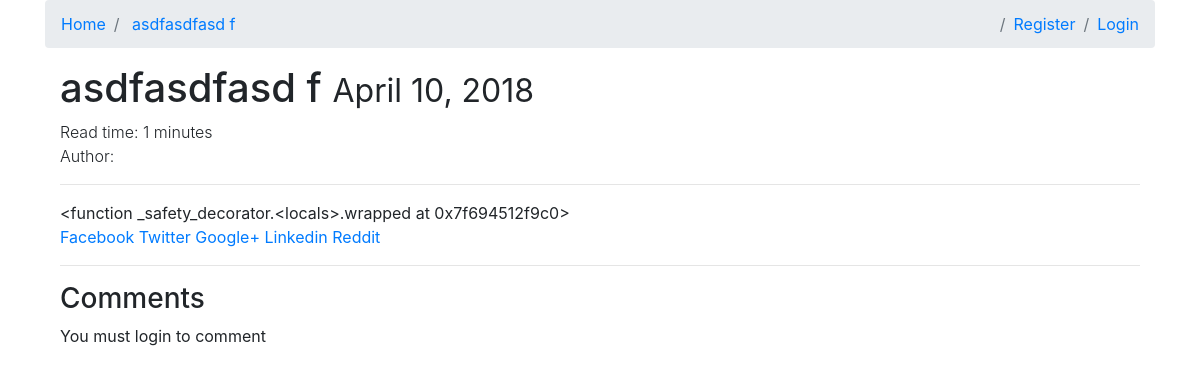
The app's page /asdfasdfasd-f/ with its own data.
### posts/models.py (models this page shows, shortened)
class Post(models.Model):
    user = models.ForeignKey(settings.AUTH_USER_MODEL,
                             default=1, on_delete=models.DO_NOTHING,)
    title = models.CharField(max_length=120)
    slug = models.SlugField(unique=True)
    image = models.ImageField(upload_to=upload_location,
                              null=True, blank=True, height_field='height_field', width_field='width_field')
    height_field = models.IntegerField(default=0)
    width_field = models.IntegerField(default=0)
    content = models.TextField()
    draft = models.BooleanField(default=False)
    publish = models.DateField(auto_now=False, auto_now_add=False)
    read_time = models.IntegerField(default=0)
    updated = models.DateTimeField(auto_now=True, auto_now_add=False)
    timestamp = models.DateTimeField(auto_now=False, auto_now_add=True)
    objects = PostManager()
    def get_absolute_url(self):
        return reverse('posts:detail', kwargs={'slug': self.slug})
    class Meta:
        ordering = ['-timestamp', '-updated']
    def get_markdown(self):
        content = self.content
        markdown_text = markdown(content)
        return mark_safe(markdown_text)
    @property
    def comments(self):
        instance = self
        qs = Comment.objects.filter_by_instance(instance)
        return qs
    @property
    def get_content_type(self):
        instance = self
        content_type = ContentType.objects.get_for_model(instance.__class__)
        return content_type

### posts/views.py (the view, shortened to what this page needs)
# urls.py: path('<slug:slug>/', views.post_detail, name='detail'),
def post_detail(request, slug=None):
    instance = get_object_or_404(Post, slug=slug)
    if instance.draft or instance.publish > timezone.now().date():
        if not request.user.is_staff or not request.user.is_superuser:
            raise Http404
    share_string = quote_plus(instance.content)
    initial_data = {
        'content_type': instance.get_content_type,
        'object_id': instance.id
    }
    form = CommentForm(request.POST or None, initial=initial_data)
    comments = instance.comments
    context = {
        'title': instance.title,
        'instance': instance,
        'share_string': share_string,
        'comments': comments,
        'comment_form': form,
    }
    return render(request, 'post_detail.html', context)

### comments/models.py (called while the page is built)
    def filter_by_instance(self, instance):
        content_type = ContentType.objects.get_for_model(instance.__class__)
        obj_id = instance.id
        qs = super(CommentManager, self).filter(
            content_type=content_type, object_id=obj_id).filter(parent=None)
        return qs

### posts/templatetags/urlify.py (called while the page is built)
@register.filter
def urlify(value):
    return quote_plus(value)

### templates/post_detail.html (shortened to what this page needs)
{% extends "base.html" %}
{% load urlify %}
{% load crispy_forms_tags %}
{% block post_detail_link %}
    <li class="breadcrumb-item">
        <a href="{{ instance.get_absolute_url }}">{{ instance.title }}</a>
    </li>
{% endblock %}
{% block content %}
    <div class="container">
        <h1>{{title}} <small>{% if instance.draft %} <span style="color:red;">Draft</span>{% endif %} {{instance.publish}}</small></h1>
        <span class="font-weight-light">Read time: {% if instance.read_time <= '1' %} < 1 minute {% else %}{{ instance.read_time }} minutes {% endif %}</span>
        <p class="font-weight-light">Author: {{instance.user.get_full_name}}</p>
        <hr>
        <div class="post-detail-item">{{instance.get_markdown}}</div>
        <a href="https://www.facebook.com/sharer/sharer.php?u={{request.build_absolute_uri}}">
            Facebook
        </a>
        <a href="https://twitter.com/home?status={{instance.content|urlify}}%20{{request.build_absolute_uri}}">
            Twitter
        </a>
        <a href='https://plus.google.com/share?url={{request.build_absolute_uri}}'>Google+</a>
        <a href="https://www.linkedin.com/shareArticle?mini=true&url={{request.build_absolute_uri}}&title={{instance.title}}&summary={{share_string}}&source={{request.build_absolute_uri}}">
            Linkedin
        </a>
        <a href="http://www.reddit.com/submit?url={{request.build_absolute_uri}}&title={{share_string}}">Reddit</a>
        <div>
            <hr>
            <div class="comments " id="comments">
                <h3 class="mb-2">Comments</h3>
                {% if request.user.is_authenticated %}
                <form action="." method="post" enctype="multipart/form-data">{% csrf_token %}
                    {{comment_form|crispy}}
                    <input type="submit" value="Post comment" class="btn btn-primary">
                </form>
                {% else %}
                <p>You must login to comment</p>
                {% endif %}
                <br>
            </div>
        </div>
    </div>
{% endblock content %}

### records on screen
Post: title "asdfasdfasd f", publish "April 10, 2018", read_time "1", get_markdown "<function _safety_decorator.<locals>.wrapped at 0x7f694512f9c0>"
